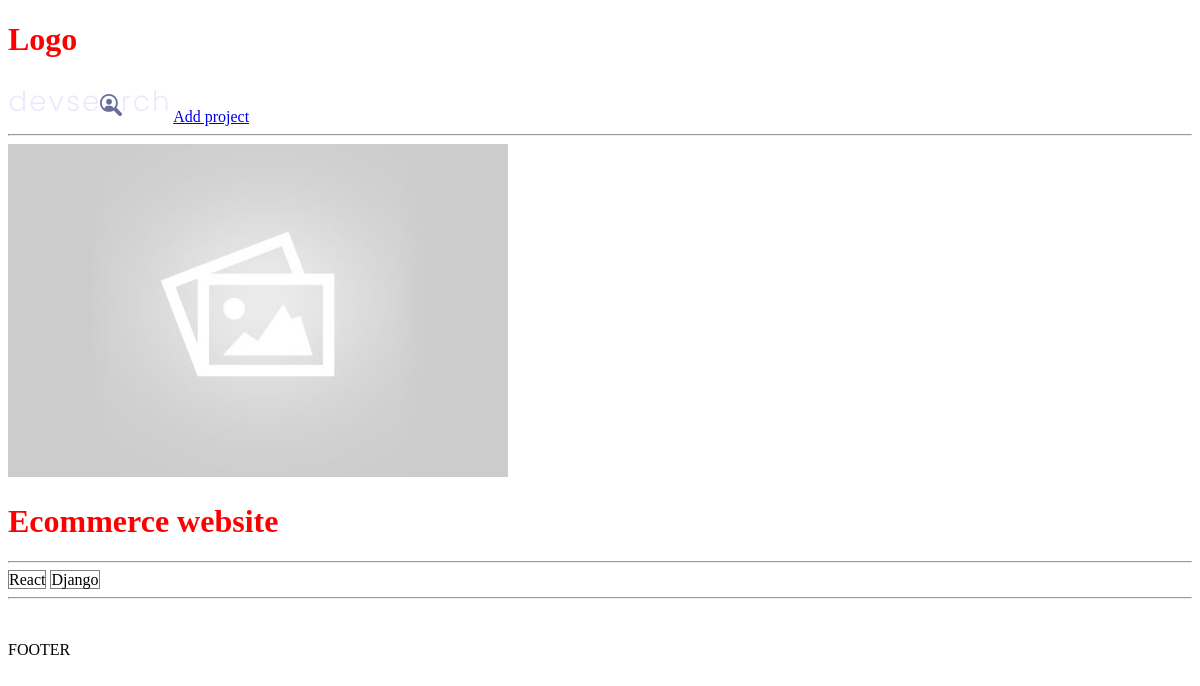
Page /project/b01b4323-e7ba-4837-a020-a0859cd3ad83/ on the earlier database version.
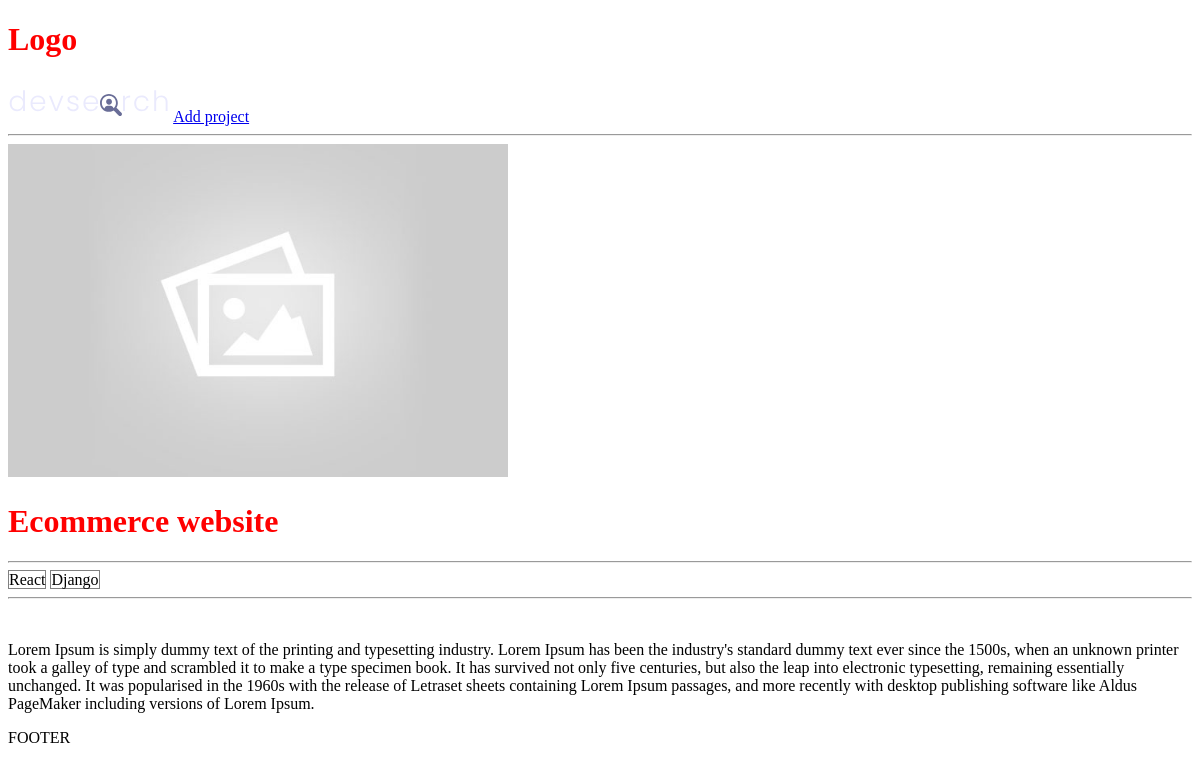
Same page on the later database version.
### projects/models.py (models this page shows)
class Project(models.Model):
    title = models.CharField(max_length=200)
    description = models.TextField(null=True,blank=True)
    featured_image = models.ImageField(null=True,blank=True,default='default.jpg')
    demo_link = models.CharField(max_length=2000, null=True,blank=True)
    source_link = models.CharField(max_length=2000,null=True,blank=True)
    tags = models.ManyToManyField('Tag',blank=True)
    vote_total = models.IntegerField(default=0,null=True,blank=True)
    vote_ratio = models.IntegerField(default=0,null=True,blank=True)
    created = models.DateTimeField(auto_now_add=True)
    id = models.UUIDField(default=uuid.uuid4, unique = True,
                          primary_key=True,editable=False)
    def __str__(self):
        return self.title

### projects/views.py (the view)
# urls.py: path('project/<str:pk>/',views.project, name="project"),
def project(request ,pk):
    projectObj = Project.objects.get(id=pk)
    print('projectObj : ',projectObj)
    return render(request, 'projects/single-project.html',{'project': projectObj, })

### projects/models.py (called while the page is built)
    def __str__(self) :
        return self.name

### projects/templates/projects/single-project.html
{% extends 'main.html' %}
{% block content %}
<img  style="max-width:500px" src="{{project.featured_image.url}}" />
<h1>{{project.title}}</h1>
<hr/>
{% for tag in project.tags.all %}
    <span style="border:1px solid grey">{{tag}}</span>
{% endfor %}
<hr/>
<br/>
<p>{{project.description}}</p>
{% endblock content %}

Differences in the rows shown:
changed Project "Ecommerce website": description (not shown) → "Lorem Ipsum is simply dummy text of the printing and typesetting industry. Lorem Ipsum has been the industry's standard dummy text ever since the 1500s, when an unknown printer took a galley of type and scrambled it to make a type specimen book. It has survived not only five centuries, but also the leap into electronic typesetting, remaining essentially unchanged. It was popularised in the 1960s with the release of Letraset sheets containing Lorem Ipsum passages, and more recently with desktop publishing software like Aldus PageMaker including versions of Lorem Ipsum."
